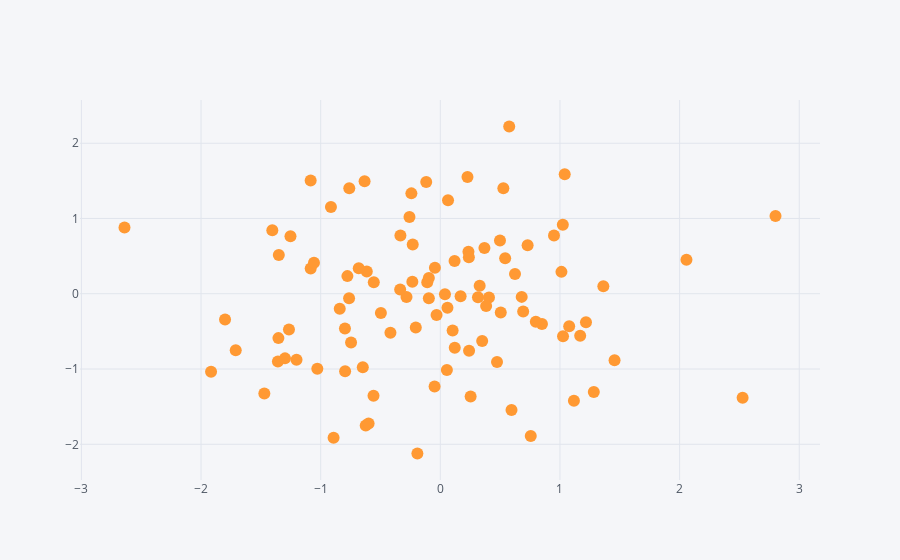

The notebook cell saved with this chart:
### Code cell
# scatterplot
# By default, plotly tries to connect the dots using lines. Need to use mode='markers'
# use size= to specify dot size
df.iplot(kind='scatter', x='A', y='B', mode='markers')
